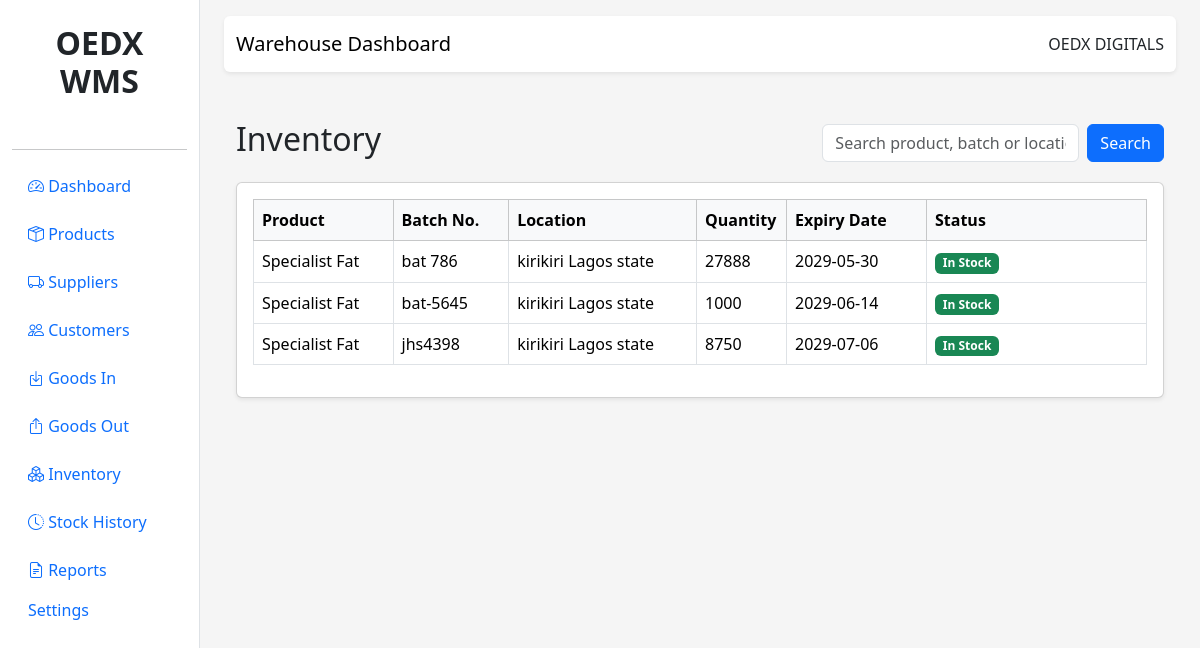
The page /inventory/ (signed in) on the database its author committed.
### app/models/batch.py (models this page shows, shortened)
class Batch(db.Model):
    __tablename__ = "batches"
    id = db.Column(db.Integer, primary_key=True)
    product_id = db.Column(
        db.Integer,
        db.ForeignKey("products.id"),
        nullable=False
    )
    supplier_id = db.Column(
        db.Integer,
        db.ForeignKey("suppliers.id")
    )
    batch_number = db.Column(
        db.String(100),
        unique=True,
        nullable=False
    )
    manufacture_date = db.Column(
        db.Date
    )
    expiry_date = db.Column(
        db.Date
    )
    quantity = db.Column(
        db.Integer,
        nullable=False,
        default=0
    )
    warehouse_location = db.Column(
        db.String(100)
    )
    status = db.Column(
        db.String(30),
        default="Available"
    )
    created_at = db.Column(
        db.DateTime,
        default=datetime.utcnow
    )
    goods_in_items = db.relationship(
        "GoodsInItem",
        backref="batch",
        lazy=True
    )
    goods_out_items = db.relationship(
        "GoodsOutItem",
        backref="batch",
        lazy=True
    )
    stock_movements = db.relationship(
        "StockMovement",
        backref="batch",
        lazy=True,
        cascade="all, delete-orphan"
    )

### app/models/product.py (models this page shows, shortened)
class Product(db.Model):
    __tablename__ = "products"
    id = db.Column(db.Integer, primary_key=True)
    name = db.Column(
        db.String(150),
        nullable=False
    )
    sku = db.Column(
        db.String(100),
        unique=True
    )
    barcode = db.Column(
        db.String(100),
        unique=True
    )
    category_id = db.Column(
        db.Integer,
        db.ForeignKey("categories.id")
    )
    brand = db.Column(
        db.String(100)
    )
    unit = db.Column(
        db.String(30)
    )
    minimum_stock = db.Column(
        db.Integer,
        default=0
    )
    description = db.Column(
        db.Text
    )
    status = db.Column(
        db.String(20),
        default="Active"
    )
    created_at = db.Column(
        db.DateTime,
        default=datetime.utcnow
    )
    batches = db.relationship(
        "Batch",
        backref="product",
        lazy=True,
        cascade="all, delete-orphan"
    )
    goods_in_items = db.relationship(
        "GoodsInItem",
        backref="product",
        lazy=True
    )

### app/blueprints/inventory.py (the view, shortened to what this page needs)
@inventory_bp.route("/")
@login_required
def index():
    search = request.args.get(
        "search",
        ""
    ).strip()
    query = Batch.query.join(Product)
    batches = query.order_by(
        Batch.expiry_date
    ).all()
    today = date.today()
    return render_template(
        "inventory/list.html",
        batches=batches,
        search=search,
        today=today
    )

### app/utils/auth.py (called while the page is built)
def login_required(view):
    @wraps(view)
    def wrapped(*args, **kwargs):
        if "user_id" not in session:
            return redirect(
                url_for("auth.login")
            )
        return view(*args, **kwargs)
    return wrapped

### templates/inventory/list.html (shortened to what this page needs)
{% extends "base.html" %}
{% block content %}
<div class="container mt-4">
    <div class="d-flex justify-content-between align-items-center mb-3">
        <h2>Inventory</h2>
        <form method="GET" class="d-flex">
            <input
                type="text"
                name="search"
                value="{{ search }}"
                class="form-control me-2"
                placeholder="Search product, batch or location">
            <button class="btn btn-primary">
                Search
            </button>
        </form>
    </div>
    <div class="card shadow-sm">
        <div class="card-body">
            <table class="table table-bordered table-hover align-middle">
                <thead class="table-light">
                    <tr>
                        <th>Product</th>
                        <th>Batch No.</th>
                        <th>Location</th>
                        <th width="90">Quantity</th>
                        <th width="140">Expiry Date</th>
                        <th width="220">Status</th>
                    </tr>
                </thead>
                <tbody>
                {% for batch in batches %}
                    <tr>
                        <td>{{ batch.product.name }}</td>
                        <td>{{ batch.batch_number }}</td>
                        <td>{{ batch.warehouse_location or "-" }}</td>
                        <td>{{ batch.quantity }}</td>
                        <td>
                            {% if batch.expiry_date %}
                                {{ batch.expiry_date }}
                            {% else %}
                                -
                            {% endif %}
                        </td>
                        <td>
                            {% if batch.quantity <= 0 %}
                                <span class="badge bg-danger">
                                    Out of Stock
                                </span>
                            {% elif batch.quantity < 10 %}
                                <span class="badge bg-warning text-dark">
                                    Low Stock
                                </span>
                            {% else %}
                                <span class="badge bg-success">
                                    In Stock
                                </span>
                            {% endif %}
                        </td>
                    </tr>
                {% else %}
                    <tr>
                        <td colspan="6" class="text-center text-muted">
                            No inventory found.
                        </td>
                    </tr>
                {% endfor %}
                </tbody>
            </table>
        </div>
    </div>
</div>
{% endblock %}

### static/css/style.css (style rules this page uses)
body { background:#f5f5f5; }

### rows shown on the page
Batch: product.name "Specialist Fat", batch_number "bat 786", warehouse_location "kirikiri Lagos state", quantity "27888", expiry_date "2029-05-30", shows "In Stock"
Batch: product.name "Specialist Fat", batch_number "bat-5645", warehouse_location "kirikiri Lagos state", quantity "1000", expiry_date "2029-06-14", shows "In Stock"
Batch: product.name "Specialist Fat", batch_number "jhs4398", warehouse_location "kirikiri Lagos state", quantity "8750", expiry_date "2029-07-06", shows "In Stock"
